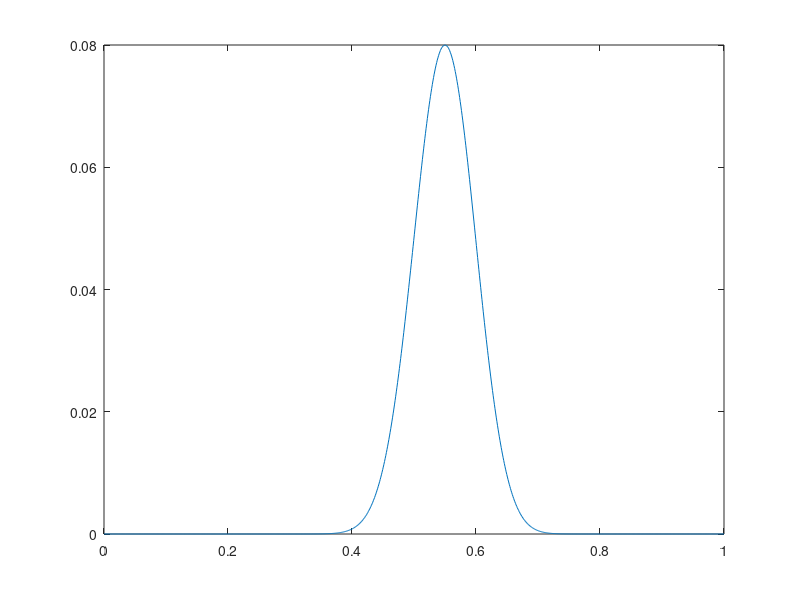

This figure's MATLAB source:
%  clase 4 ej2% numero de simulacionesN=1000;% numero de tiradasn = 100;% numero de secask = 55;% vector de probabilidadesp_vector = linspace(0,1,N);% vector de verosimilitudesP = zeros(N,1);for i=1:N        % vario el vector de probabilidades      p = p_vector(i);        P (i)= nchoosek(n,k) * p^k * (1-p)^(n-k);    endforplot(p_vector,P)